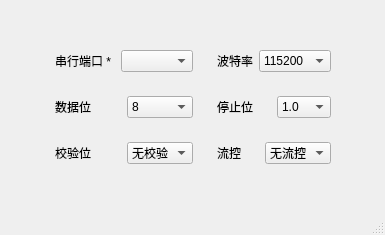
<?xml version="1.0" encoding="UTF-8"?>
<ui version="4.0">
 <class>seimey_qwchse</class>
 <widget class="QMainWindow" name="seimey_qwchse">
  <property name="geometry">
   <rect>
    <x>0</x>
    <y>0</y>
    <width>385</width>
    <height>235</height>
   </rect>
  </property>
  <property name="font">
   <font>
    <stylestrategy>PreferDefault</stylestrategy>
   </font>
  </property>
  <property name="windowTitle">
   <string>串口设置</string>
  </property>
  <widget class="QWidget" name="centralwidget">
   <layout class="QGridLayout" name="gridLayout_8">
    <item row="0" column="1">
     <spacer name="verticalSpacer">
      <property name="orientation">
       <enum>Qt::Vertical</enum>
      </property>
      <property name="sizeHint" stdset="0">
       <size>
        <width>20</width>
        <height>0</height>
       </size>
      </property>
     </spacer>
    </item>
    <item row="1" column="0">
     <spacer name="horizontalSpacer">
      <property name="orientation">
       <enum>Qt::Horizontal</enum>
      </property>
      <property name="sizeHint" stdset="0">
       <size>
        <width>0</width>
        <height>20</height>
       </size>
      </property>
     </spacer>
    </item>
    <item row="1" column="1">
     <widget class="QWidget" name="widget_7" native="true">
      <layout class="QGridLayout" name="gridLayout_7">
       <item row="0" column="0">
        <widget class="QWidget" name="widget_2" native="true">
         <layout class="QGridLayout" name="gridLayout_2">
          <item row="0" column="0">
           <widget class="seimey_qwchse_Label" name="label_serialport">
            <property name="cursor">
             <cursorShape>PointingHandCursor</cursorShape>
            </property>
            <property name="text">
             <string>串行端口 * </string>
            </property>
           </widget>
          </item>
          <item row="0" column="1">
           <widget class="QComboBox" name="comb_serialport"/>
          </item>
         </layout>
        </widget>
       </item>
       <item row="0" column="1">
        <widget class="QWidget" name="widget" native="true">
         <layout class="QGridLayout" name="gridLayout">
          <item row="0" column="0">
           <widget class="QLabel" name="label_2">
            <property name="text">
             <string>波特率</string>
            </property>
           </widget>
          </item>
          <item row="0" column="1">
           <widget class="QComboBox" name="comb_baudrate">
            <item>
             <property name="text">
              <string>115200</string>
             </property>
            </item>
            <item>
             <property name="text">
              <string>57600</string>
             </property>
            </item>
            <item>
             <property name="text">
              <string>38400</string>
             </property>
            </item>
            <item>
             <property name="text">
              <string>19200</string>
             </property>
            </item>
            <item>
             <property name="text">
              <string>9600</string>
             </property>
            </item>
            <item>
             <property name="text">
              <string>4800</string>
             </property>
            </item>
            <item>
             <property name="text">
              <string>2400</string>
             </property>
            </item>
            <item>
             <property name="text">
              <string>1200</string>
             </property>
            </item>
           </widget>
          </item>
         </layout>
        </widget>
       </item>
       <item row="1" column="0">
        <widget class="QWidget" name="widget_3" native="true">
         <layout class="QGridLayout" name="gridLayout_3">
          <item row="0" column="0">
           <widget class="QLabel" name="label_3">
            <property name="text">
             <string>数据位</string>
            </property>
           </widget>
          </item>
          <item row="0" column="1">
           <widget class="QComboBox" name="comb_databits">
            <item>
             <property name="text">
              <string>8</string>
             </property>
            </item>
            <item>
             <property name="text">
              <string>7</string>
             </property>
            </item>
            <item>
             <property name="text">
              <string>6</string>
             </property>
            </item>
            <item>
             <property name="text">
              <string>5</string>
             </property>
            </item>
           </widget>
          </item>
         </layout>
        </widget>
       </item>
       <item row="1" column="1">
        <widget class="QWidget" name="widget_4" native="true">
         <layout class="QGridLayout" name="gridLayout_4">
          <item row="0" column="0">
           <widget class="QLabel" name="label_4">
            <property name="text">
             <string>停止位</string>
            </property>
           </widget>
          </item>
          <item row="0" column="1">
           <widget class="QComboBox" name="comb_stopbits">
            <item>
             <property name="text">
              <string>1.0</string>
             </property>
            </item>
            <item>
             <property name="text">
              <string>1.5</string>
             </property>
            </item>
            <item>
             <property name="text">
              <string>2.0</string>
             </property>
            </item>
           </widget>
          </item>
         </layout>
        </widget>
       </item>
       <item row="2" column="0">
        <widget class="QWidget" name="widget_5" native="true">
         <layout class="QGridLayout" name="gridLayout_5">
          <item row="0" column="0">
           <widget class="QLabel" name="label_5">
            <property name="text">
             <string>校验位</string>
            </property>
           </widget>
          </item>
          <item row="0" column="1">
           <widget class="QComboBox" name="comb_parity">
            <item>
             <property name="text">
              <string>无校验</string>
             </property>
            </item>
            <item>
             <property name="text">
              <string>奇校验</string>
             </property>
            </item>
            <item>
             <property name="text">
              <string>偶校验</string>
             </property>
            </item>
            <item>
             <property name="text">
              <string>1校验</string>
             </property>
            </item>
            <item>
             <property name="text">
              <string>0校验</string>
             </property>
            </item>
           </widget>
          </item>
         </layout>
        </widget>
       </item>
       <item row="2" column="1">
        <widget class="QWidget" name="widget_6" native="true">
         <layout class="QGridLayout" name="gridLayout_6">
          <item row="0" column="0">
           <widget class="QLabel" name="label_6">
            <property name="text">
             <string>流控</string>
            </property>
           </widget>
          </item>
          <item row="0" column="1">
           <widget class="QComboBox" name="comb_flowcontrol">
            <item>
             <property name="text">
              <string>无流控</string>
             </property>
            </item>
            <item>
             <property name="text">
              <string>软流控</string>
             </property>
            </item>
            <item>
             <property name="text">
              <string>硬流控</string>
             </property>
            </item>
           </widget>
          </item>
         </layout>
        </widget>
       </item>
      </layout>
     </widget>
    </item>
    <item row="1" column="2">
     <spacer name="horizontalSpacer_2">
      <property name="orientation">
       <enum>Qt::Horizontal</enum>
      </property>
      <property name="sizeHint" stdset="0">
       <size>
        <width>0</width>
        <height>20</height>
       </size>
      </property>
     </spacer>
    </item>
    <item row="2" column="1">
     <spacer name="verticalSpacer_2">
      <property name="orientation">
       <enum>Qt::Vertical</enum>
      </property>
      <property name="sizeHint" stdset="0">
       <size>
        <width>20</width>
        <height>0</height>
       </size>
      </property>
     </spacer>
    </item>
   </layout>
  </widget>
  <widget class="QMenuBar" name="menubar">
   <property name="geometry">
    <rect>
     <x>0</x>
     <y>0</y>
     <width>385</width>
     <height>26</height>
    </rect>
   </property>
  </widget>
  <widget class="QStatusBar" name="statusbar"/>
 </widget>
 <customwidgets>
  <customwidget>
   <class>seimey_qwchse_Label</class>
   <extends>QLabel</extends>
   <header>seimey_qwchse.h</header>
  </customwidget>
 </customwidgets>
 <resources/>
 <connections/>
</ui>
